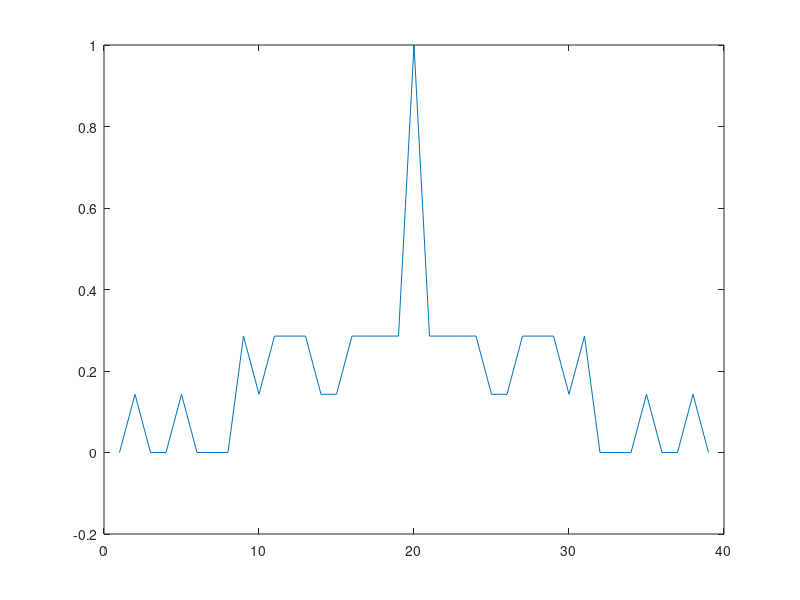

Here is the MATLAB script that generated this plot:
%x = [1, 0, 0, 1, 1];
%y = [1, 1, 0, 1, 0];
x = [1,0,1,0,0];
y = [1,0,1,0,1];

% Массивы для хранения оригинальной и сдвинутой последовательностей
original = zeros(1, 20);
shifted = zeros(1, 20);

% Заполнение массива результатов операции XOR и сохранение оригинала
for i = 1:20
    original(i) = xor(x(5), y(5));
    shifted(i) = xor(x(5), y(5));

    sumx = xor(x(1), x(3));
    x = [sumx, x(1:4)];

    sumy = xor(y(2), y(4));
    y = [sumy, y(1:4)];
end

% Вывод заголовка таблицы
fprintf('Сдвиг |                    Биты                   | Автокорреляция\n');

corr = xcorr(original, 'coeff');
% Вывод строк таблицы

figure;
plot(corr);

for shift = 0:20
    fprintf('%5d | ', shift);

    % Вывод битов оригинала
    for i = 1:20
        fprintf('%d', shifted(i));
    end

    fprintf(' | ');

    % Используйте abs для избежания ошибки выхода за пределы массива
    autocorr_value = corr(abs(length(original) - shift) + 1);

    fprintf('%+1.3f\n', autocorr_value);

    % Сдвиг массива
    shifted = [shifted(end), shifted(1:end-1)];
end